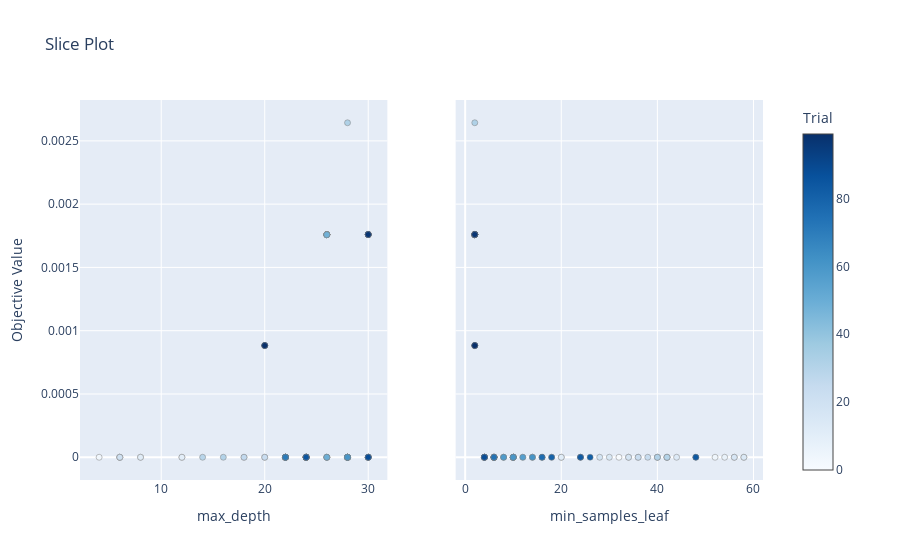

Notebook source saved alongside this figure:
### Code cell
optuna.visualization.plot_slice(study)

### Figure 1 — Plotly figure (JSON) as saved in the notebook; plotly's stock layout.template omitted (floating-point values rounded to 4 significant figures)
{"data": [{"marker": {"color": [0, 1, 2, 3, 4, 5, 6, 7, 8, 9, 10, 11, 12, 13, 14, 15, 16, 17, 18, 19, 20, 21, 22, 23, 24, 25, 26, 27, 28, 29, 30, 31, 32, 33, 34, 35, 36, 37, 38, 39, 40, 41, 42, 43, 44, 45, 46, 47, 48, 49, 50, 51, 52, 53, 54, 55, 56, 57, 58, 59, 60, 61, 62, 63, 64, 65, 66, 67, 68, 69, 70, 71, 72, 73, 74, 75, 76, 77, 78, 79, 80, 81, 82, 83, 84, 85, 86, 87, 88, 89, 90, 91, 92, 93, 94, 95, 96, 97, 98, 99], "colorbar": {"title": {"text": "Trial"}, "x": 1, "xpad": 40}, "colorscale": [[0, "rgb(247,251,255)"], [0.125, "rgb(222,235,247)"], [0.25, "rgb(198,219,239)"], [0.375, "rgb(158,202,225)"], [0.5, "rgb(107,174,214)"], [0.625, "rgb(66,146,198)"], [0.75, "rgb(33,113,181)"], [0.875, "rgb(8,81,156)"], [1, "rgb(8,48,107)"]], "line": {"color": "Grey", "width": 0.5}, "showscale": true}, "mode": "markers", "name": "Feasible Trial", "showlegend": false, "type": "scatter", "x": [24, 22, 28, 4, 26, 8, 22, 6, 12, 6, 12, 8, 20, 22, 24, 24, 18, 6, 30, 30, 6, 30, 30, 20, 24, 24, 18, 30, 30, 14, 30, 16, 28, 26, 26, 28, 26, 26, 28, 26, 26, 26, 26, 26, 26, 26, 26, 26, 26, 26, 28, 28, 28, 28, 28, 28, 28, 28, 28, 28, 28, 22, 22, 22, 22, 22, 22, 22, 22, 22, 22, 22, 24, 24, 24, 24, 24, 24, 24, 24, 24, 24, 24, 24, 24, 24, 30, 30, 30, 20, 20, 30, 30, 30, 30, 30, 30, 30, 20, 20], "xaxis": "x", "y": [0, 0, 0, 0, 0, 0, 0, 0, 0, 0, 0, 0, 0, 0, 0, 0, 0, 0, 0, 0, 0, 0, 0, 0, 0, 0, 0, 0.00176, 0, 0, 0, 0, 0.002643, 0.001759, 0.001759, 0, 0.001759, 0.001759, 0, 0.001759, 0, 0.001759, 0, 0.001759, 0.001759, 0.001759, 0, 0.001759, 0.001759, 0, 0, 0, 0, 0, 0, 0, 0, 0, 0, 0, 0, 0, 0, 0, 0, 0, 0, 0, 0, 0, 0, 0, 0, 0, 0, 0, 0, 0, 0, 0, 0, 0, 0, 0, 0, 0, 0, 0, 0, 0.0008825, 0.0008825, 0.00176, 0.00176, 0.00176, 0.00176, 0.00176, 0.00176, 0.00176, 0.0008825, 0.0008825], "yaxis": "y"}, {"marker": {"color": [0, 1, 2, 3, 4, 5, 6, 7, 8, 9, 10, 11, 12, 13, 14, 15, 16, 17, 18, 19, 20, 21, 22, 23, 24, 25, 26, 27, 28, 29, 30, 31, 32, 33, 34, 35, 36, 37, 38, 39, 40, 41, 42, 43, 44, 45, 46, 47, 48, 49, 50, 51, 52, 53, 54, 55, 56, 57, 58, 59, 60, 61, 62, 63, 64, 65, 66, 67, 68, 69, 70, 71, 72, 73, 74, 75, 76, 77, 78, 79, 80, 81, 82, 83, 84, 85, 86, 87, 88, 89, 90, 91, 92, 93, 94, 95, 96, 97, 98, 99], "colorbar": {"title": {"text": "Trial"}, "x": 1, "xpad": 40}, "colorscale": [[0, "rgb(247,251,255)"], [0.125, "rgb(222,235,247)"], [0.25, "rgb(198,219,239)"], [0.375, "rgb(158,202,225)"], [0.5, "rgb(107,174,214)"], [0.625, "rgb(66,146,198)"], [0.75, "rgb(33,113,181)"], [0.875, "rgb(8,81,156)"], [1, "rgb(8,48,107)"]], "line": {"color": "Grey", "width": 0.5}, "showscale": false}, "mode": "markers", "name": "Feasible Trial", "showlegend": false, "type": "scatter", "x": [32, 8, 14, 24, 52, 4, 20, 54, 58, 12, 34, 20, 56, 44, 58, 30, 56, 34, 28, 14, 18, 40, 36, 36, 38, 42, 42, 2, 42, 40, 42, 40, 2, 2, 2, 4, 2, 2, 6, 2, 6, 2, 4, 2, 2, 2, 8, 2, 2, 10, 10, 10, 10, 10, 10, 10, 12, 10, 8, 10, 10, 14, 6, 6, 6, 6, 6, 6, 6, 6, 16, 16, 6, 6, 6, 4, 16, 4, 48, 4, 18, 26, 24, 24, 48, 4, 4, 4, 4, 2, 2, 2, 2, 2, 2, 2, 2, 2, 2, 2], "xaxis": "x2", "y": [0, 0, 0, 0, 0, 0, 0, 0, 0, 0, 0, 0, 0, 0, 0, 0, 0, 0, 0, 0, 0, 0, 0, 0, 0, 0, 0, 0.00176, 0, 0, 0, 0, 0.002643, 0.001759, 0.001759, 0, 0.001759, 0.001759, 0, 0.001759, 0, 0.001759, 0, 0.001759, 0.001759, 0.001759, 0, 0.001759, 0.001759, 0, 0, 0, 0, 0, 0, 0, 0, 0, 0, 0, 0, 0, 0, 0, 0, 0, 0, 0, 0, 0, 0, 0, 0, 0, 0, 0, 0, 0, 0, 0, 0, 0, 0, 0, 0, 0, 0, 0, 0, 0.0008825, 0.0008825, 0.00176, 0.00176, 0.00176, 0.00176, 0.00176, 0.00176, 0.00176, 0.0008825, 0.0008825], "yaxis": "y2"}], "layout": {"title": {"text": "Slice Plot"}, "xaxis": {"anchor": "y", "domain": [0, 0.45], "title": {"text": "max_depth"}}, "xaxis2": {"anchor": "y2", "domain": [0.55, 1], "title": {"text": "min_samples_leaf"}}, "yaxis": {"anchor": "x", "domain": [0, 1], "title": {"text": "Objective Value"}}, "yaxis2": {"anchor": "x2", "domain": [0, 1], "matches": "y", "showticklabels": false}}}
